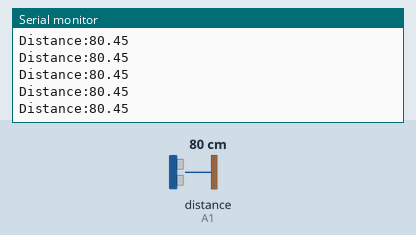
Simulated run of this sketch. Board: Arduino Uno, built with avr-gcc and run on an emulated ATmega328P. On the bench: the last lines printed to the serial monitor. Wiring (inferred from the names in the program): ultrasonic range finder: trigger A0; echo A1. The test bench sets the inputs (shaded band); at power-on: distance to the obstacle (sensor on A1) 80 cm. The echo pulse lasts 58.3 µs per cm.

Above: at 1.2 s.
1.3 s: distance to the obstacle (sensor on A1) set to 299 cm
At 1.62 s:
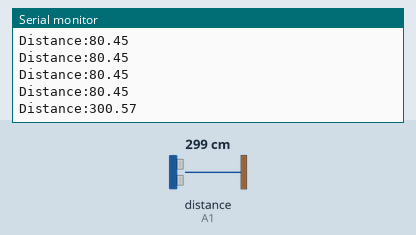
4.3 s: distance to the obstacle (sensor on A1) set to 2 cm
At 4.45 s:
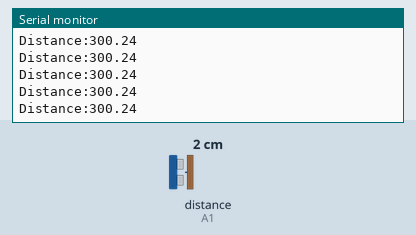
Timing chart, 0 to 7.3 s (numbered marks = the images above; inputs shaded):
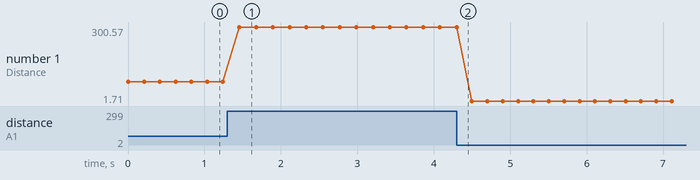

The sketch:

Ultrasonic_distance_measurement.ino
```cpp
//============================================================================
//  Ultrasonic sensor measuring distance Experiment
//=============================================================================

/*Ultrasonic Sensor*/
int Echo = A1;  // Set Echo port
int Trig =A0; // Set Trig port
int Distance = 0;

void setup()
{
  Serial.begin(9600);     // Set Serial baud rate 9600
  pinMode(Echo, INPUT);    // Set Ultrasonic echo port as input
  pinMode(Trig, OUTPUT);   // Set Ultrasonic trig port as input
}


void Distance_test()   // Measuring front distance
{
  digitalWrite(Trig, LOW);    // set trig port low level for 2μs
  delayMicroseconds(2);
  digitalWrite(Trig, HIGH);  // set trig port high level for 10μs(at least 10μs)
  delayMicroseconds(10);
  digitalWrite(Trig, LOW);    // set trig port low level
  float Fdistance = pulseIn(Echo, HIGH);  // Read echo port high level time(unit:μs)
  Fdistance= Fdistance/58;       // Distance(m) =(time(s) * 344(m/s)) / 2     /****** The speed of sound is 344m/s.*******/
                                 //  ==> 2*Distance(cm) = time(μs) * 0.0344(cm/μs)
                                 // ==> Distance(cm) = time(μs) * 0.0172 = time(μs) / 58
  Serial.print("Distance:");      //Output Distance(cm)
  Serial.println(Fdistance);         //display distance
  Distance = Fdistance;
}

/*main loop*/
void loop()
{
  Distance_test();//Measure and display distance
  delay(200);

}
```

Measured:
- after the input at 1.3 s, the serial monitor: prints a new line after 0.16 s (image 1)
- plotted number 1: 80.45 → 300.24 after the input at 1.3 s, 300.24 → 1.71 after the input at 4.3 s
